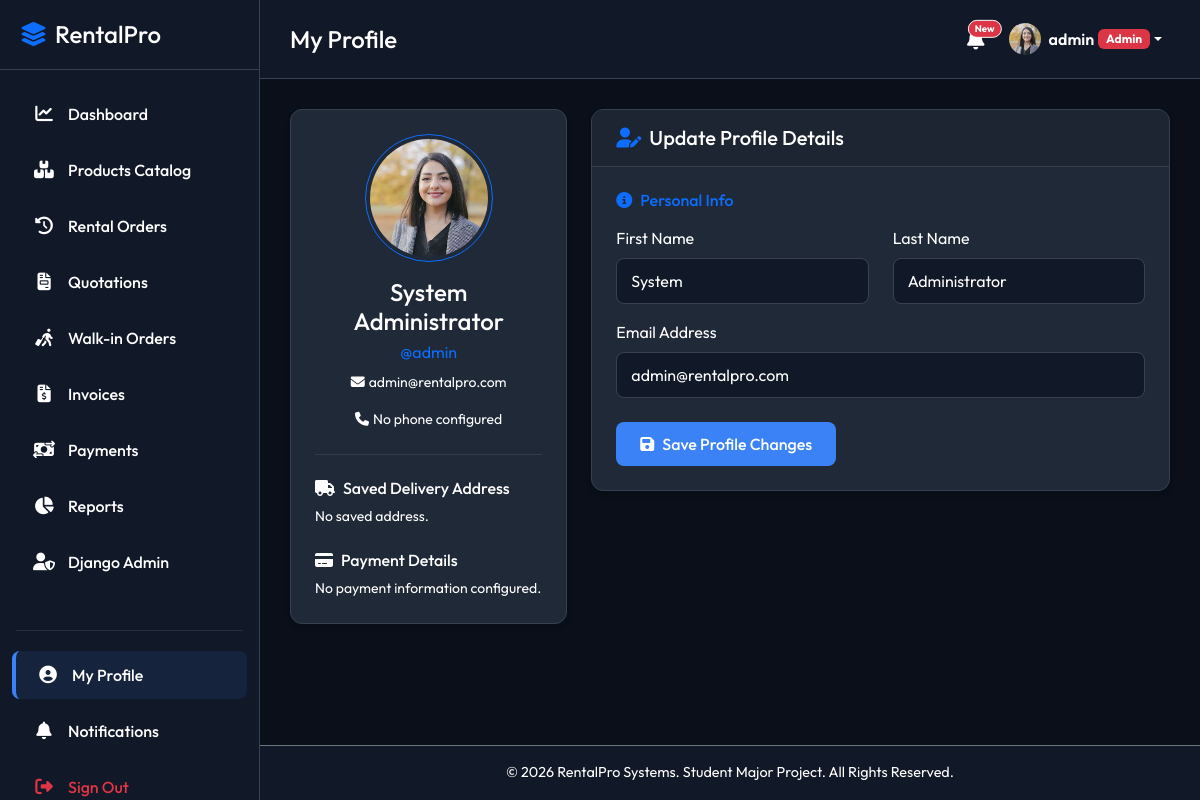
/accounts/profile/ (signed in), run on the app's committed database.
### customers/models.py (models this page shows, shortened)
class Customer(models.Model):
    user = models.OneToOneField(
        User, on_delete=models.CASCADE, related_name='customer_profile',
        null=True, blank=True
    )
    walk_in_name = models.CharField(max_length=200, blank=True, null=True)
    is_walk_in = models.BooleanField(default=False)
    phone = models.CharField(max_length=20, blank=True, null=True)
    profile_image = models.ImageField(upload_to='profile_images/', blank=True, null=True)
    saved_address = models.TextField(blank=True, null=True)
    payment_info = models.CharField(max_length=100, blank=True, null=True, help_text="Card details placeholder (e.g. Visa **** 1234)")

### accounts/views.py (the view, shortened to what this page needs)
# urls.py: path('profile/', views.profile_view, name='profile'),
@login_required
def profile_view(request):
    if not is_customer(request.user):
        return render(request, 'accounts/profile.html', {'u_form': UserUpdateForm(instance=request.user), 'c_form': None})

### accounts/forms.py
class UserUpdateForm(forms.ModelForm):
    class Meta:
        model = User
        fields = ['first_name', 'last_name', 'email']
        widgets = {
            'first_name': forms.TextInput(attrs={'class': 'form-control'}),
            'last_name': forms.TextInput(attrs={'class': 'form-control'}),
            'email': forms.EmailInput(attrs={'class': 'form-control'}),
        }

### accounts/context_processors.py (called while the page is built)
def customer_profile_context(request):
    if request.user.is_authenticated:
        try:
            profile = request.user.customer_profile
        except Customer.DoesNotExist:
            profile = None
    else:
        profile = None
    return {
        'customer_profile': profile,
        'user_role': get_user_role(request.user),
    }

### accounts/permissions.py (called while the page is built)
def get_user_role(user):
    if not user.is_authenticated:
        return None
    try:
        return user.profile.role
    except Exception:
        return 'admin' if (user.is_superuser or user.is_staff) else 'customer'

def is_customer(user):
    return get_user_role(user) == 'customer'

### templates/accounts/profile.html (shortened to what this page needs)
{% extends "base.html" %}
{% block page_header %}My Profile{% endblock %}
{% block content %}
<div class="row">
    <div class="col-lg-4 mb-4">
        <div class="card card-custom text-center">
            <div class="card-body">
                <div class="position-relative d-inline-block mb-3">
                    {% if customer_profile and customer_profile.profile_image %}
                        <img src="{{ customer_profile.profile_image.url }}" class="rounded-circle border border-primary p-1" width="128" height="128" style="object-fit: cover;">
                    {% else %}
                        <div class="rounded-circle bg-primary d-flex align-items-center justify-content-center text-white mx-auto border border-primary p-1" style="width: 128px; height: 128px; font-size: 3rem; font-weight: bold;">
                            {{ user.username|slice:":1"|upper }}
                        </div>
                    {% endif %}
                </div>
                <h4 class="text-white m-0">{{ user.first_name }} {{ user.last_name }}</h4>
                <p class="text-primary m-0 mt-1">@{{ user.username }}</p>
                <p class="text-muted small mt-2"><i class="fa-solid fa-envelope me-1"></i>{{ user.email }}</p>
                <p class="text-muted small"><i class="fa-solid fa-phone me-1"></i>{{ customer_profile.phone|default:"No phone configured" }}</p>
                <hr class="border-secondary my-4">
                <div class="text-start">
                    <h6 class="text-white mb-2"><i class="fa-solid fa-truck me-2"></i>Saved Delivery Address</h6>
                    <p class="text-muted small">{{ customer_profile.saved_address|default:"No saved address." }}</p>
                    <h6 class="text-white mb-2 mt-4"><i class="fa-solid fa-credit-card me-2"></i>Payment Details</h6>
                    <p class="text-muted small mb-0">{{ customer_profile.payment_info|default:"No payment information configured." }}</p>
                </div>
            </div>
        </div>
    </div>
    <div class="col-lg-8">
        <div class="card card-custom">
            <div class="card-header">
                <h5 class="m-0 text-white"><i class="fa-solid fa-user-pen text-primary me-2"></i>Update Profile Details</h5>
            </div>
            <div class="card-body">
                <form method="POST" enctype="multipart/form-data">
                    <h6 class="text-primary mb-3"><i class="fa-solid fa-circle-info me-2"></i>Personal Info</h6>
                    <div class="row mb-3">
                        <div class="col-md-6">
                            <label class="form-label text-white">First Name</label>
                            {{ u_form.first_name }}
                        </div>
                        <div class="col-md-6">
                            <label class="form-label text-white">Last Name</label>
                            {{ u_form.last_name }}
                        </div>
                    </div>
                    <div class="mb-4">
                        <label class="form-label text-white">Email Address</label>
                        {{ u_form.email }}
                    </div>
                    <button type="submit" class="btn btn-accent px-4"><i class="fa-solid fa-floppy-disk me-2"></i>Save Profile Changes</button>
                </form>
            </div>
        </div>
    </div>
</div>
{% endblock %}

### templates/base.html (shortened to what this page needs)
<!DOCTYPE html>
<html lang="en">
<head>
    <link href="https://cdn.jsdelivr.net/npm/bootstrap@5.3.0/dist/css/bootstrap.min.css" rel="stylesheet">
    <link rel="stylesheet" href="https://cdnjs.cloudflare.com/ajax/libs/font-awesome/6.4.0/css/all.min.css">
</head>
<body>
    <div id="sidebar">
        <div class="sidebar-header d-flex align-items-center justify-content-between">
            <h4 class="m-0 text-white"><i class="fa-solid fa-layer-group text-primary me-2"></i>RentalPro</h4>
        </div>
        <ul class="nav flex-column mt-3">
            {% if user.is_authenticated %}
                <li class="nav-item">
                    <a href="{% url 'dashboard:home' %}" class="nav-link {% if '/dashboard/' in request.path %}active{% endif %}">
                        <i class="fa-solid fa-chart-line"></i> Dashboard
                    </a>
                </li>
                <li class="nav-item">
                    <a href="{% url 'products:product_list' %}" class="nav-link {% if '/products/' in request.path %}active{% endif %}">
                        <i class="fa-solid fa-boxes-stacked"></i> Products Catalog
                    </a>
                </li>
                <li class="nav-item">
                    <a href="{% url 'rentals:order_list' %}" class="nav-link {% if '/rentals/orders/' in request.path %}active{% endif %}">
                        <i class="fa-solid fa-clock-rotate-left"></i> Rental Orders
                    </a>
                </li>
                <li class="nav-item">
                    <a href="{% url 'quotation:quotation_list' %}" class="nav-link {% if '/quotation/' in request.path %}active{% endif %}">
                        <i class="fa-solid fa-file-invoice"></i> Quotations
                    </a>
                </li>
                {% if user_role == 'admin' or user_role == 'salesperson' %}
                <li class="nav-item">
                    <a href="{% url 'rentals:walk_in_order_create' %}" class="nav-link {% if '/walk-in/' in request.path %}active{% endif %}">
                        <i class="fa-solid fa-person-walking-luggage"></i> Walk-in Orders
                    </a>
                </li>
                <li class="nav-item">
                    <a href="{% url 'payments:invoice_list' %}" class="nav-link {% if '/payments/invoices/' in request.path %}active{% endif %}">
                        <i class="fa-solid fa-file-invoice-dollar"></i> Invoices
                    </a>
                </li>
                <li class="nav-item">
                    <a href="{% url 'payments:payment_list' %}" class="nav-link {% if '/payments/history/' in request.path %}active{% endif %}">
                        <i class="fa-solid fa-money-bill-transfer"></i> Payments
                    </a>
                </li>
                <li class="nav-item">
                    <a href="{% url 'reports:reports_home' %}" class="nav-link {% if '/reports/' in request.path %}active{% endif %}">
                        <i class="fa-solid fa-chart-pie"></i> Reports
                    </a>
                </li>
                <li class="nav-item">
                    <a href="{% url 'admin:index' %}" class="nav-link" target="_blank">
                        <i class="fa-solid fa-user-shield"></i> Django Admin
                    </a>
                </li>
                {% endif %}
                <li class="nav-item mt-4">
                    <hr class="border-secondary mx-3">
                </li>
                <li class="nav-item">
                    <a href="{% url 'accounts:profile' %}" class="nav-link {% if '/accounts/profile/' in request.path %}active{% endif %}">
                        <i class="fa-solid fa-circle-user"></i> My Profile
                    </a>
                </li>
                <li class="nav-item">
                    <a href="{% url 'notifications:notification_list' %}" class="nav-link {% if '/notifications/' in request.path %}active{% endif %}">
                        <i class="fa-solid fa-bell"></i> Notifications
                    </a>
                </li>
                <li class="nav-item">
                    <a href="{% url 'accounts:logout' %}" class="nav-link text-danger">
                        <i class="fa-solid fa-right-from-bracket"></i> Sign Out
                    </a>
                </li>
            {% endif %}
        </ul>
    </div>
    <div id="content-wrapper">
        <nav class="navbar navbar-expand main-navbar">
            <div class="container-fluid p-0">
                <h4 class="text-white m-0 d-none d-md-block">{% block page_header %}Rental Operations{% endblock %}</h4>
                <ul class="navbar-nav ms-auto align-items-center">
                    {% if user.is_authenticated %}
                        <li class="nav-item me-3">
                            <a href="{% url 'notifications:notification_list' %}" class="position-relative text-white">
                                <i class="fa-solid fa-bell fa-lg"></i>
                                <span class="position-absolute top-0 start-100 translate-middle badge rounded-pill bg-danger border border-light" style="font-size: 0.6rem;">
                                    New
                                </span>
                            </a>
                        </li>
                        <li class="nav-item dropdown">
                            <a class="nav-link dropdown-toggle text-white d-flex align-items-center" href="#" role="button" data-bs-toggle="dropdown" aria-expanded="false">
                                {% if customer_profile and customer_profile.profile_image %}
                                    <img src="{{ customer_profile.profile_image.url }}" class="rounded-circle me-2" width="32" height="32" style="object-fit: cover;">
                                {% else %}
                                    <div class="rounded-circle bg-primary d-flex align-items-center justify-content-center text-white me-2" style="width: 32px; height: 32px; font-weight: bold;">
                                        {{ user.username|slice:":1"|upper }}
                                    </div>
                                {% endif %}
                                <span class="d-none d-sm-inline fw-semibold">{{ user.username }}</span>
                                {% if user_role == 'admin' %}<span class="badge bg-danger ms-1 small">Admin</span>{% elif user_role == 'salesperson' %}<span class="badge bg-primary ms-1 small">Sales</span>{% endif %}
                            </a>
                        </li>
                    {% endif %}
                </ul>
            </div>
        </nav>
        <div class="content-body">
            {% block content %}{% endblock %}
        </div>
        <footer class="text-center py-3 border-top border-secondary mt-auto" style="background-color: var(--primary-bg);">
            <p class="m-0 text-white" style="font-size: 0.9rem;">&copy; 2026 RentalPro Systems. Student Major Project. All Rights Reserved.</p>
        </footer>
    </div>
</body>
</html>

### templates/base.html (style rules this page uses)
:root { --primary-bg: #111827; --secondary-bg: #1f2937; --accent-color: #3b82f6; --accent-hover: #2563eb; --text-main: #f3f4f6; --text-muted: #ffffff; --sidebar-width: 260px; }
body { font-family: 'Outfit', sans-serif; background-color: #0b0f19; color: var(--text-main); overflow-x: hidden; min-height: 100vh; }
.text-muted { color: #ffffff !important; }
#sidebar { width: var(--sidebar-width); background-color: var(--primary-bg); border-right: 1px solid #374151; position: fixed; top: 0; bottom: 0; left: 0; z-index: 100; transition: all 0.3s; }
#sidebar .sidebar-header { padding: 20px; border-bottom: 1px solid #374151; }
#sidebar .nav-link { color: var(--text-muted); padding: 12px 20px; font-weight: 500; display: flex; align-items: center; border-radius: 8px; margin: 4px 12px; transition: all 0.2s; }
#sidebar .nav-link i { margin-right: 12px; font-size: 1.1rem; width: 24px; text-align: center; }
#sidebar .nav-link:hover, #sidebar .nav-link.active { color: #ffffff; background-color: var(--secondary-bg); }
#sidebar .nav-link.active { border-left: 4px solid var(--accent-color); background-color: rgba(59, 130, 246, 0.1); }
#content-wrapper { margin-left: var(--sidebar-width); min-height: 100vh; display: flex; flex-direction: column; transition: all 0.3s; }
.main-navbar { background-color: var(--primary-bg); border-bottom: 1px solid #374151; padding: 15px 30px; }
.content-body { padding: 30px; flex-grow: 1; }
.card-custom { background-color: var(--secondary-bg); border: 1px solid #374151; border-radius: 12px; box-shadow: 0 4px 6px -1px rgba(0, 0, 0, 0.1), 0 2px 4px -1px rgba(0, 0, 0, 0.06); margin-bottom: 24px; color: var(--text-main); }
.card-custom .card-header { background-color: rgba(0, 0, 0, 0.1); border-bottom: 1px solid #374151; padding: 16px 24px; font-weight: 600; }
.card-custom .card-body { padding: 24px; }
.form-control, .form-select { background-color: #111827; border: 1px solid #374151; color: #ffffff; border-radius: 8px; padding: 10px 14px; }
.btn-accent { background-color: var(--accent-color); color: white; border-radius: 8px; padding: 10px 20px; font-weight: 500; border: none; transition: all 0.2s; }

### templates/accounts/profile.html (style rules this page uses)
input.form-control, textarea.form-control, select.form-control { color: #fff !important; background-color: #111827 !important; }
input.form-control::placeholder, textarea.form-control::placeholder { color: rgba(255,255,255,0.7) !important; }

### data on the page
Customer: profile_image (picture), phone "No phone configured", saved_address "No saved address.", payment_info "No payment information configured."

### other printed values
{{ user.username }} "admin"
{{ user.first_name }} "System"
{{ user.last_name }} "Administrator"
{{ user.email }} "admin@rentalpro.com"
